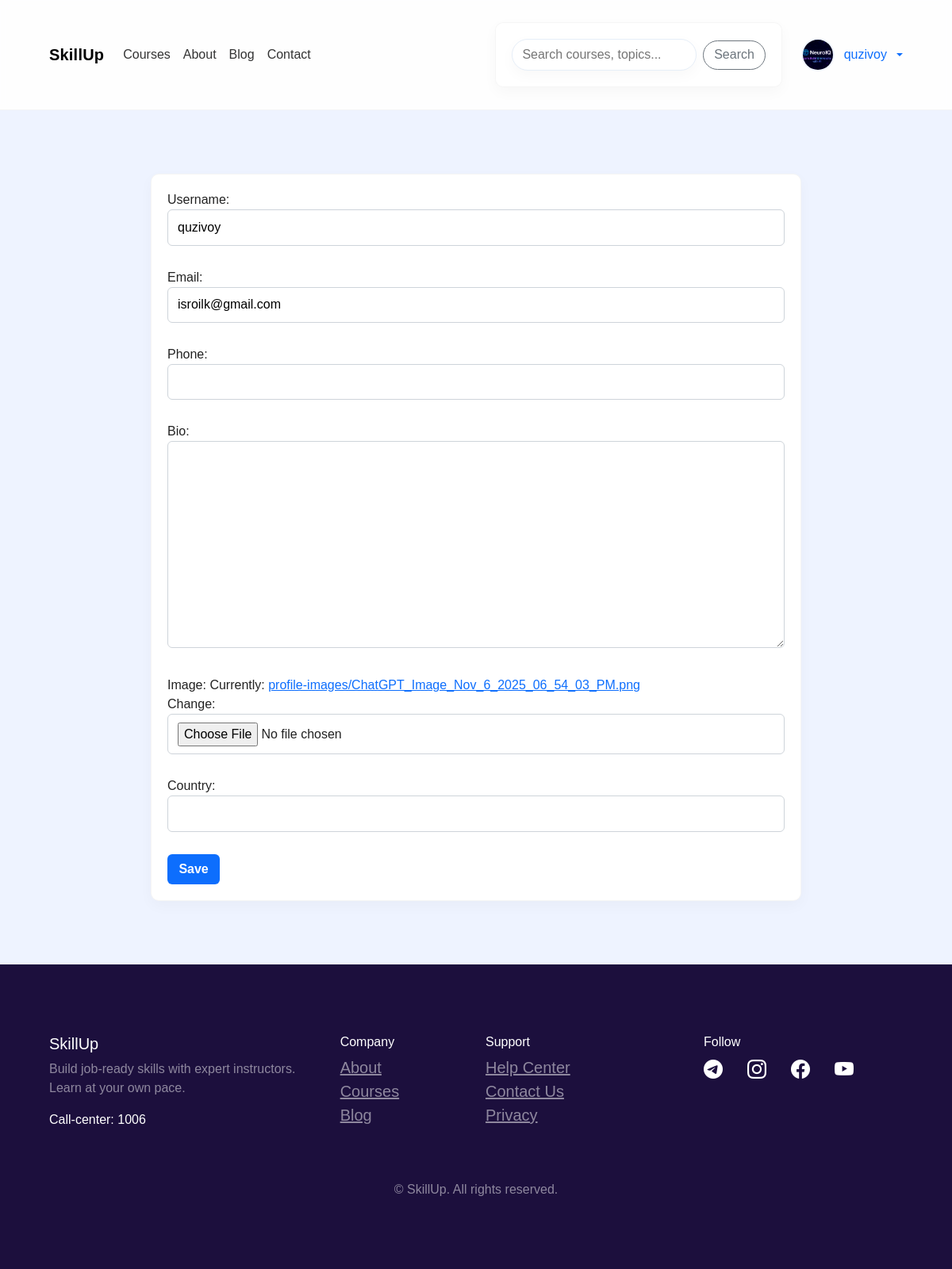
Page /profile/update-profile/ (signed in) on the committed database.
### accounts/models.py (models this page shows, shortened)
class User(AbstractUser):
    CHOICE_ROLE = [
        ('STUDENT', 'STUDENT'),
        ('TEACHER', 'TEACHER'),
        ('ADMIN','ADMIN')
    ]
    email = models.EmailField(unique=True)
    username = models.CharField(max_length=200)
    phone = models.CharField(max_length=200, null=True, blank=True)
    bio = models.TextField(null=True, blank=True)
    image = models.ImageField(upload_to='profile-images/')
    country = models.CharField(max_length=200, null=True, blank=True)
    role = models.CharField(max_length=200, choices=CHOICE_ROLE, default='STUDENT')
    USERNAME_FIELD = 'email'
    REQUIRED_FIELDS = ('username',)

### user_profile/views.py (the view, shortened to what this page needs)
# urls.py: path('update-profile/', views.UpdateProfile.as_view(), name='update-profile')
class UpdateProfile(LoginRequiredMixin, UpdateView):
    template_name = 'user_profile/update_profile.html'
    model = User
    form_class = ProfileForm
    success_url = reverse_lazy('user-profile')
    def get_object(self):
        return self.request.user

### user_profile/forms.py
class ProfileForm(forms.ModelForm):
    class Meta:
        model = User
        fields = ('username', 'email','phone','bio', 'image', 'country')

### templates/user_profile/update_profile.html (shortened to what this page needs)
{% extends 'base.html' %}
{% block hero %}
    <form method="post" enctype="multipart/form-data">
        {{form.as_p}}
        <button>Save</button>
    </form>
{% endblock  %}

### templates/base.html (shortened to what this page needs)
<!DOCTYPE html>
{% load static %}
<html lang="en">
  <head>
    <link
      rel="stylesheet"
      href="https://cdn.jsdelivr.net/npm/bootstrap@5.3.2/dist/css/bootstrap.min.css"
    />
    <link
      rel="stylesheet"
      href="https://cdn.jsdelivr.net/npm/bootstrap-icons@1.10.5/font/bootstrap-icons.css"
    />
    <link rel="stylesheet" href="{% static 'css/site.css' %}" />
  </head>
  <body>
    <nav class="navbar navbar-expand-lg sticky-top site-navbar">
      <div class="container">
        <a class="navbar-brand d-flex align-items-center" href="/">
          <span class="fw-bold">SkillUp</span>
        </a>
        <div class="collapse navbar-collapse" id="nav">
          <ul class="navbar-nav me-auto align-items-center">
            <li class="nav-item">
              <a class="nav-link" href="#learning-paths">Courses</a>
            </li>
            <li class="nav-item">
              <a class="nav-link" href="{% url 'about' %}">About</a>
            </li>
            <li class="nav-item">
              <a class="nav-link" href="{% url 'blog' %}">Blog</a>
            </li>
            <li class="nav-item">
              <a class="nav-link" href="{% url 'contact' %}">Contact</a>
            </li>
          </ul>
          <div class="d-flex align-items-center gap-3">
            <form class="nav-search d-none d-md-flex me-2" method="get">
              <input
                name="q"
                type="search"
                placeholder="Search courses, topics..."
                aria-label="Search"
              />
              <a href="learning-paths"
                ><button type="submit" class="btn btn-outline-secondary">
                  Search
                </button></a
              >
            </form>
            {% if not user.is_authenticated %}
            <a href="{% url 'login' %}" class="btn btn-sm btn-outline-secondary"
              >Login</a
            >
            <a href="{% url 'register' %}" class="btn nav-cta btn-primary ms-2"
              >Register</a
            >
            {% else %}
            <div class="dropdown">
              <a
                class="profile-link text-decoration-none dropdown-toggle"
                href="#"
                role="button"
                id="profileMenu"
                data-bs-toggle="dropdown"
                aria-expanded="false"
              >
                {% if user.image %}
                <img
                  src="{{ user.image.url }}"
                  class="avatar-sm"
                  alt="avatar"
                />
                {% else %}
                <img src="/media/user.png" class="avatar-sm" alt="avatar" />
                {% endif %}
                <span class="d-none d-md-inline ms-1"
                  >{{ user.get_full_name|default:user.username }}</span
                >
              </a>
            </div>
            {% endif %}
          </div>
        </div>
      </div>
    </nav>
    <div class="container-fluid hero-section">
      <div class="container">{% block hero %}{% endblock %}</div>
    </div>
    <footer>
      <div class="container py-5">
        <div class="row">
          <div class="col-md-4 mb-4">
            <h5 class="text-white">SkillUp</h5>
            <p class="text-white-50">
              Build job-ready skills with expert instructors. Learn at your own
              pace.
            </p>
            <p class="text-white">Call-center: 1006</p>
          </div>
          <div class="col-md-2 mb-4">
            <h6 class="text-white">Company</h6>
            <ul class="list-unstyled">
              <li><a class="text-white-50" href="/about/">About</a></li>
              <li><a class="text-white-50" href="/courses/">Courses</a></li>
              <li><a class="text-white-50" href="/blog/">Blog</a></li>
            </ul>
          </div>
          <div class="col-md-3 mb-4">
            <h6 class="text-white">Support</h6>
            <ul class="list-unstyled">
              <li><a class="text-white-50" href="#">Help Center</a></li>
              <li><a class="text-white-50" href="#">Contact Us</a></li>
              <li><a class="text-white-50" href="#">Privacy</a></li>
            </ul>
          </div>
          <div class="col-md-3 mb-4">
            <h6 class="text-white">Follow</h6>
            <div class="d-flex gap-3 mt-2">
              <a href="#" class="text-white"
                ><i class="bi bi-telegram fs-4"></i
              ></a>
              <a href="#" class="text-white"
                ><i class="bi bi-instagram fs-4"></i
              ></a>
              <a href="#" class="text-white"
                ><i class="bi bi-facebook fs-4"></i
              ></a>
              <a href="#" class="text-white"
                ><i class="bi bi-youtube fs-4"></i
              ></a>
            </div>
          </div>
        </div>
        <div class="text-center text-white-50 mt-4">
          © {{ now.year }} SkillUp. All rights reserved.
        </div>
      </div>
    </footer>
    <link
      rel="stylesheet"
      href="https://cdn.jsdelivr.net/npm/plyr@3.8.10/dist/plyr.css"
    />
  </body>
</html>

### static/css/site.css (style rules this page uses)
:root { --primary: #0d6efd; --muted: #6c757d; --bg: #f8f9fa; --card-border: #e9ecef; }
html,body { height:100%; }
body { background:var(--bg); font-family: Arial, Helvetica, sans-serif; color:#222; }
.container { max-width:1100px; }
.hero-section { padding:48px 0; }
form { background:#fff; padding:20px; margin:20px auto; border-radius:10px; border:1px solid rgba(0,0,0,0.04); box-shadow:0 6px 18px rgba(16,24,40,0.03); }
form input[type="text"], form input[type="email"], form input[type="password"], form input[type="file"], form textarea, form select { width:100%; padding:.6rem .75rem; border:1px solid #ced4da; border-radius:.375rem; font-size:1rem; margin-bottom:.75rem; box-sizing:border-box; }
form button, button { display:inline-block; background:var(--primary); color:#fff; border:none; padding:.45rem .9rem; border-radius:.375rem; font-weight:600; cursor:pointer; }
.navbar-brand { font-weight:700;letter-spacing:.2px }
.nav-link { color:#333!important;padding:.4rem .6rem }
footer { background:#1c0f3d;color:#fff;padding:40px 0 }
footer p, footer a { color:#fff }
@media (min-width:992px) { form { max-width:820px } }
.hero-section { background:linear-gradient(180deg, rgba(14,165,233,0.04), rgba(13,110,253,0.02));padding:48px 0 }
.sticky-top { z-index:1030 }
.site-navbar { background: rgba(255,255,255,0.82);backdrop-filter: blur(6px);border-bottom:1px solid rgba(15,23,42,0.04);transition:box-shadow .25s ease, transform .25s ease }
.site-navbar .navbar-brand { font-size:1.25rem;font-weight:800;letter-spacing:.2px }
.site-navbar .nav-link { color:rgba(15,23,42,0.85);padding:.6rem .9rem;border-radius:.5rem;transition:background .18s ease,color .18s ease }
.nav-search { max-width:420px;width:100%;display:flex;align-items:center;gap:8px }
.nav-search input { flex:1;padding:.45rem .75rem;border-radius:999px;border:1px solid #e6eef8;background: #fff;box-shadow:0 6px 18px rgba(16,24,40,0.03);transition:box-shadow .18s ease,border-color .18s ease }
.nav-search .btn { border-radius:999px;padding:.35rem .8rem }
.avatar-sm { width:42px;height:42px;border-radius:50%;object-fit:cover;border:2px solid rgba(13,110,253,0.06) }
.profile-link { display:flex;align-items:center;gap:.5rem }

### templates/base.html (style rules this page uses)
body { background: #f8f9fa; font-family: Arial, sans-serif; }
.hero-section { background: #eef3ff; padding: 60px 0; }
footer { background: #1c0f3d; color: #fff; padding: 40px 0; }
footer a { color: #fff; margin-right: 15px; font-size: 20px; }

### rows in the picture
User: image (picture), get_full_name "quzivoy", username "quzivoy", email "isroilk@gmail.com"
